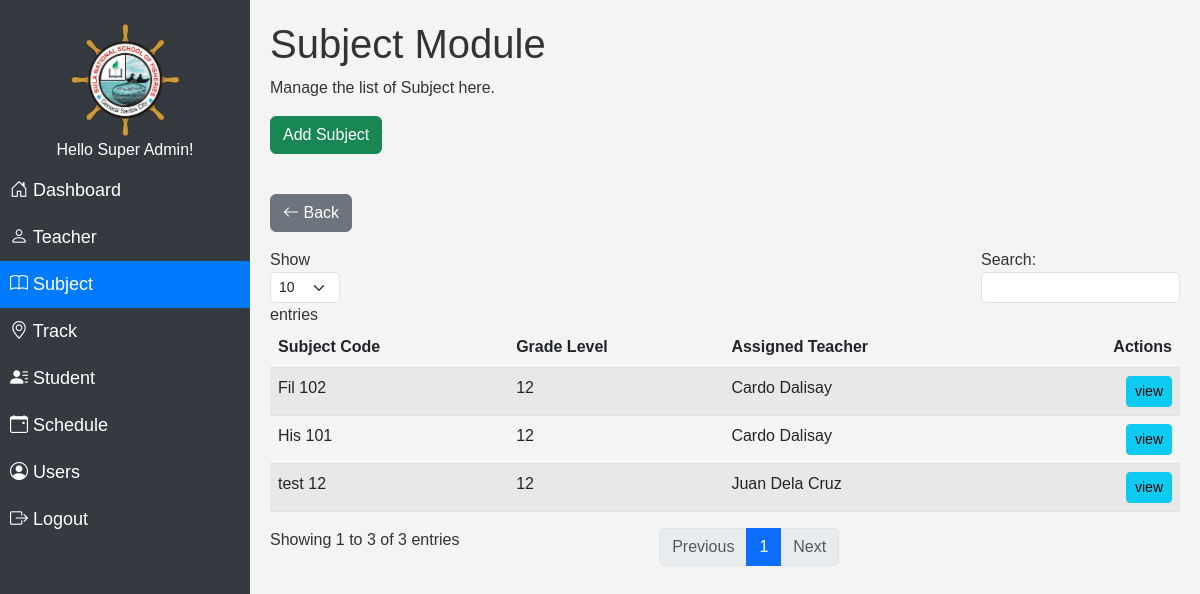
The page /modules/subject/subject.php?grade=12 (signed in) on the database its author committed.
### tables this page shows
CREATE TABLE `user` (
  `id` int(11) NOT NULL,
  `name` varchar(100) NOT NULL,
  `username` varchar(255) NOT NULL,
  `password` varchar(255) NOT NULL,
  `role` varchar(100) NOT NULL
);

CREATE TABLE `subject` (
  `id` int(11) NOT NULL,
  `code` varchar(100) NOT NULL,
  `name` varchar(100) NOT NULL,
  `details` varchar(255) NOT NULL,
  `teacher_id` varchar(100) NOT NULL,
  `grade_level` varchar(100) NOT NULL,
  `del_status` varchar(50) NOT NULL
);

### modules/subject/subject.php (the view, shortened to what this page needs)
<?php
$grade = $_GET['grade'];
?>
<!DOCTYPE html>
<html lang="en">
<head>
  <link rel="stylesheet" href="../../assets/css/navbar.css">
  <link rel="stylesheet" href="../../assets/css/bootstrap5.3.0/bootstrap.min.css">
   <link rel="stylesheet" href="../../assets/css/styles.css">
</head>
<body>
<?php
$page = 'Subject';
include "../../db_conn.php";
 ?>
  <?php include "../../navbar.php";?>
<div class="content" id="content">
<div id="teacherSection">
  <h1>Subject Module</h1>
  <p>Manage the list of Subject here.</p>
<a href="add.php?grade=<?php echo $grade; ?>" class="btn btn-success mb-3">Add Subject</a>
<a href="index.php" class="btn btn-secondary mb-3">
    <i class="bi bi-arrow-left"></i> Back
  </a>
  <?php
include "../../db_conn.php";
$squery = mysqli_query($conn, "
         SELECT s.*, CONCAT(t.first_name, ' ', t.last_name) AS teacher_name
         FROM subject s
         LEFT JOIN teacher t ON s.teacher_id = t.id
         WHERE s.del_status != 'deleted'AND s.grade_level = '$grade'
         ORDER BY s.id DESC;
     ");
?>
<table id="teacherTable" class="table table-striped table-hover">
  <thead>
    <tr>
      <th>Subject Code</th>
      <th>Grade Level</th>
      <th>Assigned Teacher</th>
      <th class="text-end">Actions</th>
    </tr>
  </thead>
  <tbody>
    <?php
    while($row = mysqli_fetch_assoc($squery)) {
        $id = $row['id'];
    ?>
    <tr>
      <td><?php echo $row['code']; ?></td>
      <td><?php echo $row['grade_level']; ?></td>
      <td><?php echo $row['teacher_name']; ?></td>
      <td class="text-end">
        <a href="view.php?id=<?php echo $id; ?>&grade=<?php echo $grade; ?>" class="btn btn-info btn-sm">view</a>
      </td>
    </tr>
    <?php } ?>
  </tbody>
</table>
</div>
</body>
</html>

### navbar.php (shortened to what this page needs)
<?php
include "../../db_conn.php";
$nav_id = $_SESSION['id'];
$nav_query = mysqli_query($conn, "SELECT * FROM user where id = '$nav_id'");
$nav_row = mysqli_fetch_array($nav_query);
?>
<link href="https://cdn.jsdelivr.net/npm/bootstrap-icons@1.11.3/font/bootstrap-icons.min.css" rel="stylesheet">
<div class="sidebar" id="sidebar">
<div>
    <img src="../../assets/img/logo.png" alt="Logo" class="logo">
</div>
<h6 class="text-center">Hello <?php echo $nav_row['name']; ?>! </h6>
<a href="../dashboard" class="<?php if ($page == 'Dashboard') {echo 'active';} ?>"><i class="bi bi-house-door"></i> Dashboard</a>
<a href="../teacher" class="<?php if ($page == 'Teacher') {echo 'active';} ?>"><i class="bi bi-person"></i> Teacher</a>
<a href="../subject" class="<?php if ($page == 'Subject') {echo 'active';} ?>"><i class="bi bi-book"></i> Subject</a>
<div class="submenu">
    <a href="../strand" class="<?php if ($page == 'Strand' || $page == 'Strand') {echo 'active';} ?>"><i class="bi bi-geo-alt"></i> Track</a>
</div>
<div class="submenu">
    <a href="../student" class="<?php if ($page == 'Student' || $page == 'Student') {echo 'active';} ?>"><i class="bi bi-person-lines-fill"></i> Student</a>
</div>
<a href="../schedule" class="<?php if ($page == 'Schedule') {echo 'active';} ?>"><i class="bi bi-calendar-event"></i> Schedule</a>
<?php if ($nav_row['role'] == "Super Admin") { ?>
    <a href="../user" class="<?php if ($page == 'User') {echo 'active';} ?>"><i class="bi bi-person-circle"></i> Users</a>
<?php } ?>
<a href="../../logout.php"><i class="bi bi-box-arrow-right"></i> Logout</a>
</div>

### assets/css/navbar.css (style rules this page uses)
.sidebar { height: 100vh; position: fixed; top: 0; left: 0; width: 250px; background-color: #343a40; color: white; padding-top: 20px; transition: width 0.3s ease-in-out; }
.sidebar a { color: white; padding: 10px; text-decoration: none; display: block; font-size: 18px; }
.sidebar a.active { background-color: #007bff; color: white; }
.content { margin-left: 250px; padding: 20px; transition: margin-left 0.3s ease-in-out; }
@media screen and (min-width: 769px) { .sidebar { width: 250px; } }
@media screen and (min-width: 769px) { .content { margin-left: 250px; } }
@media screen and (min-width: 769px) { .logo { width: 120px; height: 120px; margin-left: auto; margin-right: auto; display: block; } }

### assets/css/styles.css (style rules this page uses)
body { font-family: Arial, sans-serif; background-color: #f4f4f4; color: #333; }

### rows shown on the page
user: name "Super Admin"
subject: code "test 12", grade_level "12", teacher_name "Juan Dela Cruz"
subject: code "His 101", grade_level "12", teacher_name "Cardo Dalisay"
subject: code "Fil 102", grade_level "12", teacher_name "Cardo Dalisay"
